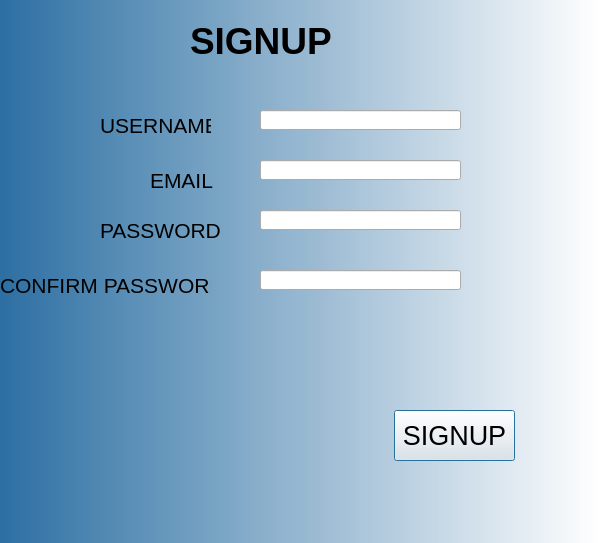
<?xml version="1.0" encoding="UTF-8"?>
<ui version="4.0">
 <class>Dialog</class>
 <widget class="QDialog" name="Dialog">
  <property name="geometry">
   <rect>
    <x>0</x>
    <y>0</y>
    <width>600</width>
    <height>543</height>
   </rect>
  </property>
  <property name="font">
   <font>
    <pointsize>28</pointsize>
    <weight>75</weight>
    <bold>true</bold>
   </font>
  </property>
  <property name="windowTitle">
   <string>Dialog</string>
  </property>
  <property name="styleSheet">
   <string notr="true">QDialog{
	background-color:qlineargradient(spread:pad, x1:0, y1:0, x2:1, y2:0, stop:0 rgba(45, 111, 162, 254), stop:1 rgba(255, 255, 255, 255)) 
}</string>
  </property>
  <widget class="QLabel" name="label_2">
   <property name="geometry">
    <rect>
     <x>100</x>
     <y>110</y>
     <width>111</width>
     <height>31</height>
    </rect>
   </property>
   <property name="font">
    <font>
     <pointsize>16</pointsize>
     <weight>50</weight>
     <bold>false</bold>
    </font>
   </property>
   <property name="text">
    <string>USERNAME</string>
   </property>
  </widget>
  <widget class="QLabel" name="label_3">
   <property name="geometry">
    <rect>
     <x>150</x>
     <y>170</y>
     <width>70</width>
     <height>20</height>
    </rect>
   </property>
   <property name="font">
    <font>
     <pointsize>16</pointsize>
     <weight>50</weight>
     <bold>false</bold>
    </font>
   </property>
   <property name="text">
    <string>EMAIL</string>
   </property>
  </widget>
  <widget class="QLabel" name="label_4">
   <property name="geometry">
    <rect>
     <x>100</x>
     <y>220</y>
     <width>121</width>
     <height>21</height>
    </rect>
   </property>
   <property name="font">
    <font>
     <pointsize>16</pointsize>
     <weight>50</weight>
     <bold>false</bold>
    </font>
   </property>
   <property name="text">
    <string>PASSWORD</string>
   </property>
  </widget>
  <widget class="QLabel" name="label_5">
   <property name="geometry">
    <rect>
     <x>0</x>
     <y>270</y>
     <width>211</width>
     <height>31</height>
    </rect>
   </property>
   <property name="font">
    <font>
     <pointsize>16</pointsize>
     <weight>50</weight>
     <bold>false</bold>
    </font>
   </property>
   <property name="text">
    <string>CONFIRM PASSWORD</string>
   </property>
  </widget>
  <widget class="QPushButton" name="pushButton">
   <property name="geometry">
    <rect>
     <x>394</x>
     <y>410</y>
     <width>121</width>
     <height>51</height>
    </rect>
   </property>
   <property name="font">
    <font>
     <pointsize>20</pointsize>
    </font>
   </property>
   <property name="text">
    <string>SIGNUP</string>
   </property>
  </widget>
  <widget class="QLineEdit" name="lineEdit">
   <property name="geometry">
    <rect>
     <x>260</x>
     <y>110</y>
     <width>201</width>
     <height>20</height>
    </rect>
   </property>
  </widget>
  <widget class="QLineEdit" name="lineEdit_2">
   <property name="geometry">
    <rect>
     <x>260</x>
     <y>160</y>
     <width>201</width>
     <height>20</height>
    </rect>
   </property>
  </widget>
  <widget class="QLineEdit" name="lineEdit_3">
   <property name="geometry">
    <rect>
     <x>260</x>
     <y>210</y>
     <width>201</width>
     <height>20</height>
    </rect>
   </property>
  </widget>
  <widget class="QLineEdit" name="lineEdit_4">
   <property name="geometry">
    <rect>
     <x>260</x>
     <y>270</y>
     <width>201</width>
     <height>20</height>
    </rect>
   </property>
  </widget>
  <widget class="QLabel" name="label">
   <property name="geometry">
    <rect>
     <x>190</x>
     <y>20</y>
     <width>181</width>
     <height>41</height>
    </rect>
   </property>
   <property name="font">
    <font>
     <pointsize>28</pointsize>
     <weight>75</weight>
     <bold>true</bold>
    </font>
   </property>
   <property name="text">
    <string>SIGNUP</string>
   </property>
  </widget>
 </widget>
 <resources/>
 <connections/>
</ui>
